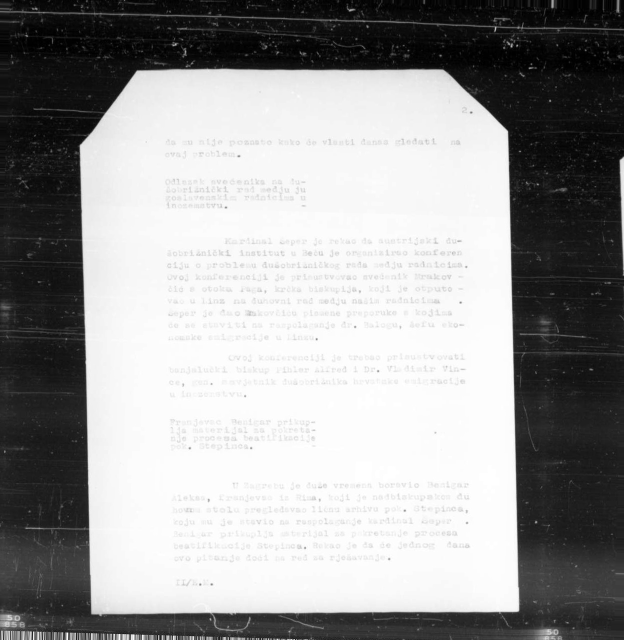
#> input picture demo/dataset_final/Z05353401.jpg, 1248 x 1280 px, found by its file name (shown at 1/2 size)
$ python best_thresh.py
#> lines starting #> are read from the running program, lines starting #| are printed output that depends on the picture; after the words box and inside, x2 and y2 are one past the last pixel; in counts of white or black regions, pixels touching at a corner belong together
import cv2
import pytesseract
import os
import numpy as np
import math

best_thresh = 0
ar = []
arr = []

for i in range(100, 235, 5): # i == best_thresh
    image = cv2.imread("demo\dataset_final\Z05353401.jpg")
#> image is the input picture: shape (1280, 1248, 3); min 0, max 255, mean 153.9
    img_gray = cv2.cvtColor(image, cv2.COLOR_BGR2GRAY)
    ret, thresh = cv2.threshold(img_gray, i, 255, cv2.THRESH_BINARY)
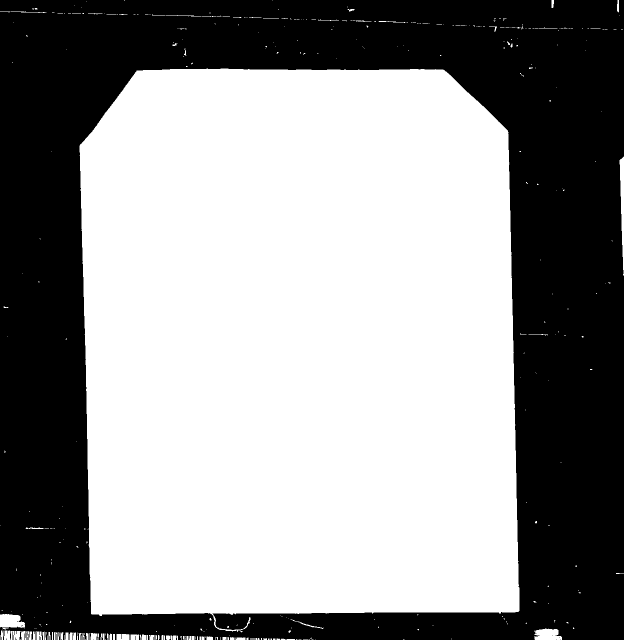
#> thresh: shape (1280, 1248) (shown at 1/2 size); 57.9% white; 27 black regions (26 under 20 px)
#> ret = 100
    #cv2.imwrite('demo/test-bw.jpg', thresh)

    contours, hierarchy = cv2.findContours(image=thresh, mode=cv2.RETR_TREE, method=cv2.CHAIN_APPROX_NONE)
#> contours = 401 contours, 359 with area under 20; largest, box (x1, y1, x2, y2) and area: (159, 137, 1039, 1264) 913572, (0, 1228, 50, 1259) 1074, (1239, 313, 1248, 551) 982, (1068, 1257, 1124, 1280) 946, (233, 1268, 259, 1280) 252
    image_copy = image.copy()

#> (the run stopped early here; a loop or call above may not have finished)

$ run again, with demo/dataset_final/Z05353396.jpg copied over demo/dataset_final/Z05353401.jpg
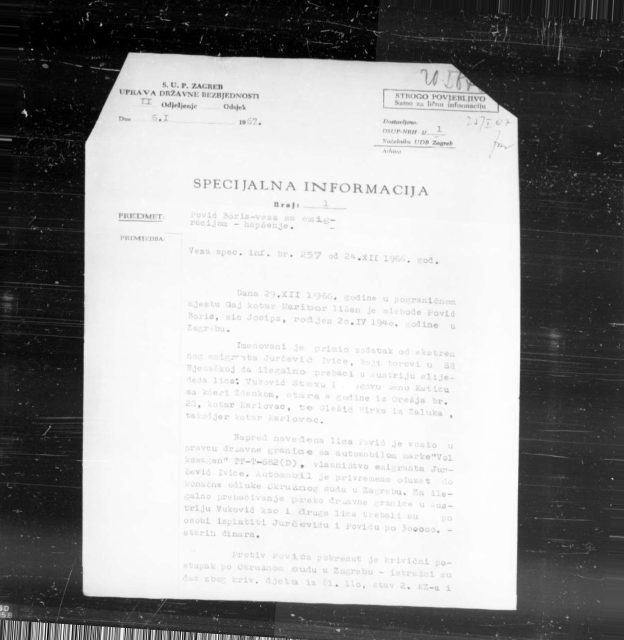
#> input picture demo/dataset_final/Z05353396.jpg, 1248 x 1280 px, found by its file name (shown at 1/2 size)
#> image is the input picture: shape (1280, 1248, 3); min 0, max 255, mean 156.8
#> `ret, thresh = cv2.threshold(img_gray, i, 255, cv2.THRESH_BINARY)`:
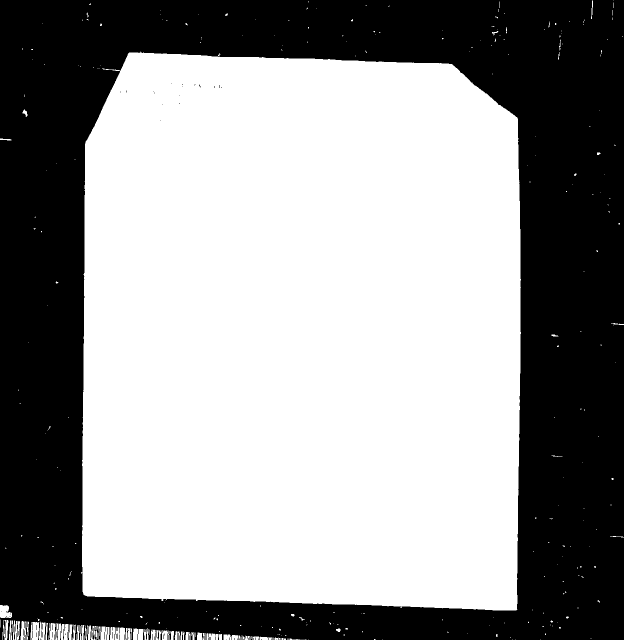
#> thresh: shape (1280, 1248) (shown at 1/2 size); 59.1% white; 91 black regions (89 under 20 px)
#> ret = 100
#> contours = 403 contours, 320 with area under 20; largest, box (x1, y1, x2, y2) and area: (162, 103, 1042, 1221) 931034, (61, 1244, 79, 1280) 504, (0, 1210, 24, 1236) 445, (266, 1257, 287, 1280) 364, (230, 1255, 250, 1280) 359

$ run again, with demo/dataset_final/Z05353422.jpg copied over demo/dataset_final/Z05353401.jpg
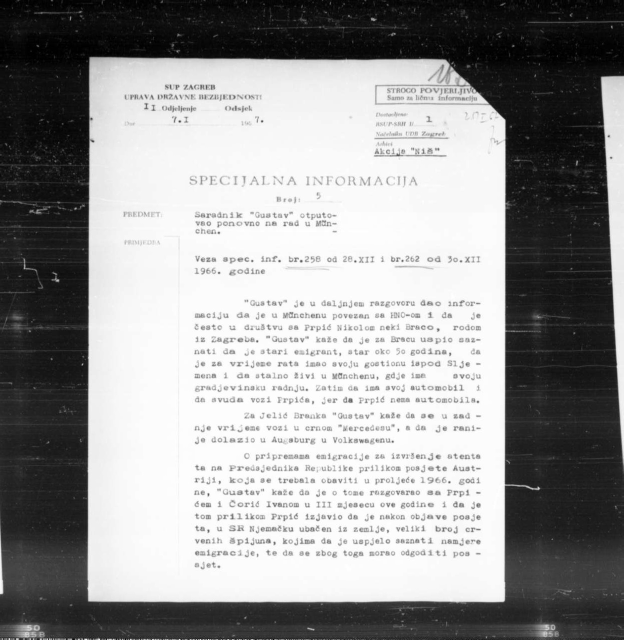
#> input picture demo/dataset_final/Z05353422.jpg, 1248 x 1280 px, found by its file name (shown at 1/2 size)
#> image is the input picture: shape (1280, 1248, 3); min 0, max 255, mean 150.4
#> `ret, thresh = cv2.threshold(img_gray, i, 255, cv2.THRESH_BINARY)`:
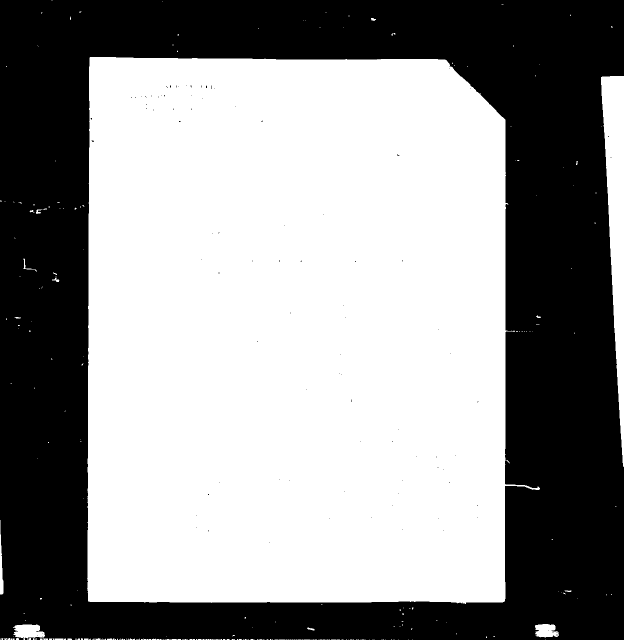
#> thresh: shape (1280, 1248) (shown at 1/2 size); 57.8% white; 101 black regions (99 under 20 px)
#> ret = 100
#> contours = 373 contours, 362 with area under 20; largest, box (x1, y1, x2, y2) and area: (174, 114, 1080, 1208) 897498, (1202, 152, 1248, 934) 18448, (26, 1249, 90, 1280) 1273, (1070, 1248, 1118, 1275) 938, (0, 1040, 7, 1189) 404

$ run again, with demo/dataset_final/Z05353424.jpg copied over demo/dataset_final/Z05353401.jpg
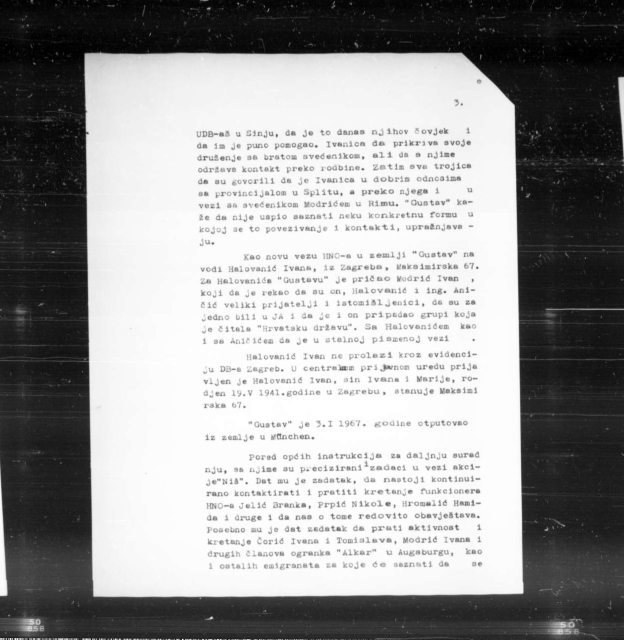
#> input picture demo/dataset_final/Z05353424.jpg, 1248 x 1280 px, found by its file name (shown at 1/2 size)
#> image is the input picture: shape (1280, 1248, 3); min 0, max 255, mean 152.6
#> `ret, thresh = cv2.threshold(img_gray, i, 255, cv2.THRESH_BINARY)`:
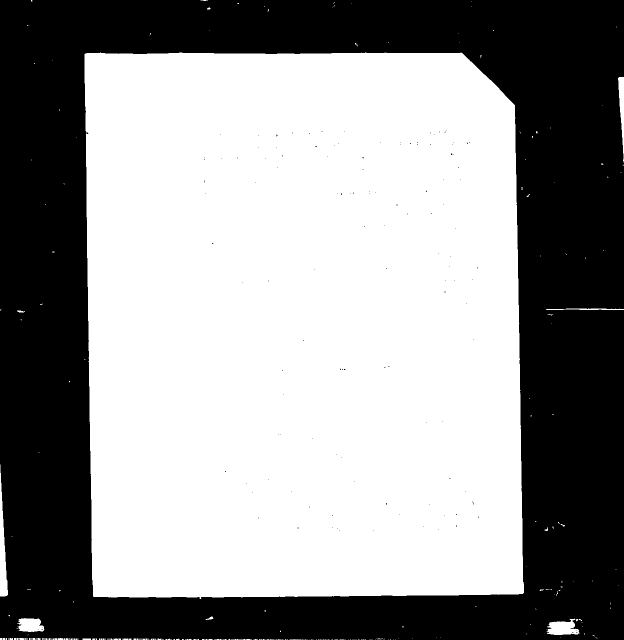
#> thresh: shape (1280, 1248) (shown at 1/2 size); 58.7% white; 131 black regions (130 under 20 px)
#> ret = 100
#> contours = 419 contours, 408 with area under 20; largest, box (x1, y1, x2, y2) and area: (169, 105, 1048, 1198) 927982, (0, 929, 16, 1193) 1834, (1093, 1237, 1159, 1270) 1330, (34, 1236, 89, 1264) 1094, (1236, 154, 1248, 325) 890
